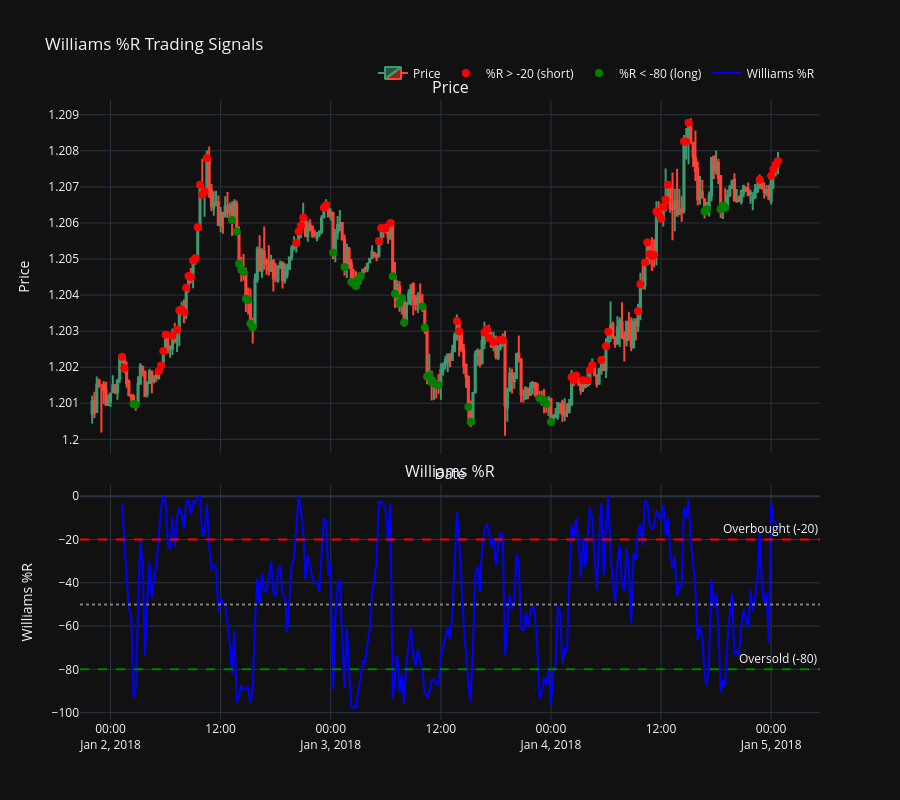

Source (notebook cell):
### Code cell
willr_test.plot(0,300)

### Figure 1 — Plotly figure (JSON) as saved in the notebook; plotly's stock layout.template omitted (floating-point values rounded to 4 significant figures; data arrays with more than 128 entries replaced by an {"elided": "..."} marker saying what was removed)
{"data": [{"close": {"elided": "300 float values"}, "high": {"elided": "300 float values"}, "low": {"elided": "300 float values"}, "name": "Price", "open": {"elided": "300 float values"}, "type": "candlestick", "x": {"elided": "300 str values"}, "xaxis": "x", "yaxis": "y"}, {"marker": {"color": "red", "size": 8, "symbol": "circle"}, "mode": "markers", "name": "%R > -20 (short)", "type": "scatter", "x": ["2018-01-02T01:15:00", "2018-01-02T01:30:00", "2018-01-02T05:15:00", "2018-01-02T05:30:00", "2018-01-02T05:45:00", "2018-01-02T06:00:00", "2018-01-02T06:45:00", "2018-01-02T07:15:00", "2018-01-02T07:30:00", "2018-01-02T07:45:00", "2018-01-02T08:00:00", "2018-01-02T08:15:00", "2018-01-02T08:30:00", "2018-01-02T08:45:00", "2018-01-02T09:00:00", "2018-01-02T09:15:00", "2018-01-02T09:30:00", "2018-01-02T09:45:00", "2018-01-02T10:00:00", "2018-01-02T10:15:00", "2018-01-02T10:30:00", "2018-01-02T20:15:00", "2018-01-02T20:30:00", "2018-01-02T20:45:00", "2018-01-02T21:00:00", "2018-01-02T23:15:00", "2018-01-02T23:30:00", "2018-01-03T05:15:00", "2018-01-03T05:30:00", "2018-01-03T05:45:00", "2018-01-03T06:00:00", "2018-01-03T06:30:00", "2018-01-03T13:45:00", "2018-01-03T14:00:00", "2018-01-03T16:45:00", "2018-01-03T17:00:00", "2018-01-03T17:15:00", "2018-01-03T17:45:00", "2018-01-03T18:30:00", "2018-01-03T18:45:00", "2018-01-04T02:15:00", "2018-01-04T02:30:00", "2018-01-04T02:45:00", "2018-01-04T03:30:00", "2018-01-04T04:00:00", "2018-01-04T04:15:00", "2018-01-04T04:30:00", "2018-01-04T05:30:00", "2018-01-04T06:00:00", "2018-01-04T06:15:00", "2018-01-04T09:30:00", "2018-01-04T09:45:00", "2018-01-04T10:15:00", "2018-01-04T10:30:00", "2018-01-04T10:45:00", "2018-01-04T11:00:00", "2018-01-04T11:15:00", "2018-01-04T11:30:00", "2018-01-04T11:45:00", "2018-01-04T12:00:00", "2018-01-04T12:15:00", "2018-01-04T12:30:00", "2018-01-04T12:45:00", "2018-01-04T14:30:00", "2018-01-04T14:45:00", "2018-01-04T15:00:00", "2018-01-04T22:45:00", "2018-01-05T00:00:00", "2018-01-05T00:15:00", "2018-01-05T00:30:00", "2018-01-05T00:45:00"], "xaxis": "x", "y": [1.202, 1.202, 1.202, 1.202, 1.202, 1.203, 1.203, 1.203, 1.204, 1.204, 1.204, 1.204, 1.205, 1.204, 1.205, 1.205, 1.206, 1.207, 1.207, 1.207, 1.208, 1.205, 1.206, 1.206, 1.206, 1.206, 1.206, 1.206, 1.206, 1.206, 1.206, 1.206, 1.203, 1.203, 1.203, 1.203, 1.203, 1.203, 1.203, 1.203, 1.202, 1.202, 1.202, 1.202, 1.202, 1.202, 1.202, 1.202, 1.203, 1.203, 1.204, 1.204, 1.205, 1.205, 1.205, 1.205, 1.205, 1.206, 1.206, 1.206, 1.206, 1.207, 1.207, 1.208, 1.208, 1.209, 1.207, 1.207, 1.207, 1.208, 1.208], "yaxis": "y"}, {"marker": {"color": "green", "size": 8, "symbol": "circle"}, "mode": "markers", "name": "%R < -80 (long)", "type": "scatter", "x": ["2018-01-02T02:30:00", "2018-01-02T02:45:00", "2018-01-02T13:15:00", "2018-01-02T13:45:00", "2018-01-02T14:00:00", "2018-01-02T14:15:00", "2018-01-02T14:30:00", "2018-01-02T14:45:00", "2018-01-02T15:00:00", "2018-01-02T15:15:00", "2018-01-02T15:30:00", "2018-01-03T00:15:00", "2018-01-03T01:30:00", "2018-01-03T02:15:00", "2018-01-03T02:30:00", "2018-01-03T02:45:00", "2018-01-03T03:00:00", "2018-01-03T03:15:00", "2018-01-03T06:45:00", "2018-01-03T07:00:00", "2018-01-03T07:30:00", "2018-01-03T07:45:00", "2018-01-03T08:00:00", "2018-01-03T10:00:00", "2018-01-03T10:15:00", "2018-01-03T10:30:00", "2018-01-03T10:45:00", "2018-01-03T11:00:00", "2018-01-03T11:15:00", "2018-01-03T11:30:00", "2018-01-03T11:45:00", "2018-01-03T15:00:00", "2018-01-03T15:15:00", "2018-01-03T22:45:00", "2018-01-03T23:00:00", "2018-01-03T23:15:00", "2018-01-03T23:30:00", "2018-01-04T00:00:00", "2018-01-04T16:45:00", "2018-01-04T17:00:00", "2018-01-04T18:30:00", "2018-01-04T18:45:00", "2018-01-04T19:00:00"], "xaxis": "x", "y": [1.201, 1.201, 1.206, 1.206, 1.205, 1.205, 1.205, 1.204, 1.204, 1.203, 1.203, 1.205, 1.205, 1.204, 1.204, 1.204, 1.204, 1.205, 1.205, 1.204, 1.204, 1.204, 1.203, 1.204, 1.203, 1.202, 1.202, 1.202, 1.202, 1.202, 1.202, 1.201, 1.2, 1.201, 1.201, 1.201, 1.201, 1.2, 1.206, 1.206, 1.206, 1.206, 1.206], "yaxis": "y"}, {"line": {"color": "blue", "width": 2}, "mode": "lines", "name": "Williams %R", "type": "scatter", "x": {"elided": "300 str values"}, "xaxis": "x2", "y": {"elided": "300 float values"}, "yaxis": "y2"}], "layout": {"annotations": [{"font": {"size": 16}, "showarrow": false, "text": "Price", "x": 0.5, "xanchor": "center", "xref": "paper", "y": 1, "yanchor": "bottom", "yref": "paper"}, {"font": {"size": 16}, "showarrow": false, "text": "Williams %R", "x": 0.5, "xanchor": "center", "xref": "paper", "y": 0.38, "yanchor": "bottom", "yref": "paper"}, {"showarrow": false, "text": "Overbought (-20)", "x": 1, "xanchor": "right", "xref": "x2 domain", "y": -20, "yanchor": "bottom", "yref": "y2"}, {"showarrow": false, "text": "Oversold (-80)", "x": 1, "xanchor": "right", "xref": "x2 domain", "y": -80, "yanchor": "bottom", "yref": "y2"}], "height": 800, "hovermode": "x unified", "legend": {"orientation": "h", "x": 1, "xanchor": "right", "y": 1.02, "yanchor": "bottom"}, "shapes": [{"line": {"color": "red", "dash": "dash"}, "type": "line", "x0": 0, "x1": 1, "xref": "x2 domain", "y0": -20, "y1": -20, "yref": "y2"}, {"line": {"color": "green", "dash": "dash"}, "type": "line", "x0": 0, "x1": 1, "xref": "x2 domain", "y0": -80, "y1": -80, "yref": "y2"}, {"line": {"color": "gray", "dash": "dot"}, "type": "line", "x0": 0, "x1": 1, "xref": "x2 domain", "y0": -50, "y1": -50, "yref": "y2"}], "title": {"text": "Williams %R Trading Signals"}, "xaxis": {"anchor": "y", "domain": [0, 1], "matches": "x2", "rangeslider": {"visible": false}, "showticklabels": false, "title": {"text": "Date"}}, "xaxis2": {"anchor": "y2", "domain": [0, 1], "rangeslider": {"visible": false}}, "yaxis": {"anchor": "x", "domain": [0.43, 1], "title": {"text": "Price"}}, "yaxis2": {"anchor": "x2", "domain": [0, 0.38], "title": {"text": "Williams %R"}}}}
